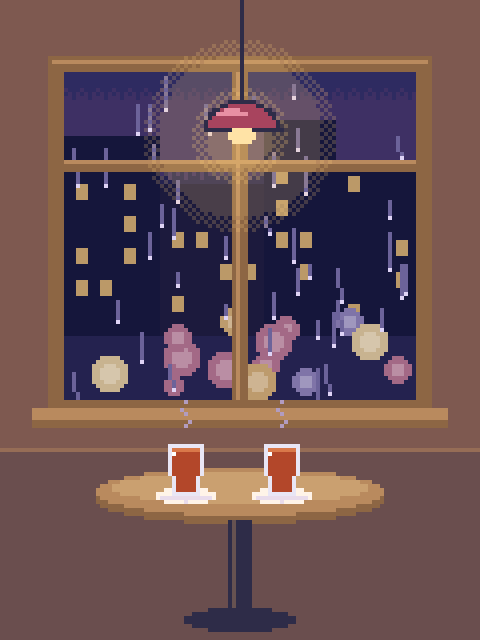
#> input picture services/api/internal/httpapi/placeholders/memories/cafe-rain.png, 480 x 640 px
$ python -i enrich.py   (imports and definitions only)
#> lines starting #> are read from the running program, lines starting #| are printed output that depends on the picture
from __future__ import annotations

import hashlib
import io
import re
import time
from collections.abc import Callable
from functools import lru_cache

import httpx
import numpy as np
from PIL import Image

from . import config, matching

DEEZER_URL = "https://api.deezer.com"
USER_AGENT = "Jobbos/0.1 (private music player)"
THUMB_SIZE = 300
MAX_IMAGE_BYTES = 10 << 20
PALETTE_SIZE = 5
FORMATS = {"JPEG": ("jpg", "image/jpeg"), "PNG": ("png", "image/png"), "WEBP": ("webp", "image/webp")}
_PLACEHOLDER_RE = re.compile(r"/images/(?:cover|artist)//")
_GOOGLE_SIZE_RE = re.compile(r"=w\d+-h\d+.*$")


@lru_cache(maxsize=1)
def _http() -> httpx.Client:
    return httpx.Client(headers={"User-Agent": USER_AGENT}, timeout=30, follow_redirects=True)


# [9 lines left out: function _deezer, not called in this run]


def deezer_track(isrc: str) -> dict | None:
    body = _deezer(f"/track/isrc:{isrc}")
    return None if body.get("error") else body


def deezer_search(artist: str, title: str) -> list[dict]:
    return _deezer("/search", {"q": f'artist:"{artist}" track:"{title}"', "limit": 10}).get("data") or []


# [9 lines left out: function fetch_image, not called in this run]


def _real(url: str | None) -> str | None:
    return url if url and not _PLACEHOLDER_RE.search(url) else None


def larger_artwork(url: str) -> str:
    return _GOOGLE_SIZE_RE.sub("=w1200-h1200", url) if "googleusercontent.com" in url else url


# [21 lines left out: function pick_deezer, not called in this run]


_M = np.array([[0.4124, 0.3576, 0.1805], [0.2126, 0.7152, 0.0722], [0.0193, 0.1192, 0.9505]])
_M_INV = np.linalg.inv(_M)
_WHITE = np.array([0.95047, 1.0, 1.08883])


def rgb_to_lab(rgb: np.ndarray) -> np.ndarray:
    lin = np.where(rgb <= 0.04045, rgb / 12.92, ((rgb + 0.055) / 1.055) ** 2.4)
    xyz = lin @ _M.T / _WHITE
    f = np.where(xyz > (6 / 29) ** 3, np.cbrt(xyz), xyz / (3 * (6 / 29) ** 2) + 4 / 29)
    return np.stack([116 * f[:, 1] - 16, 500 * (f[:, 0] - f[:, 1]), 200 * (f[:, 1] - f[:, 2])], axis=1)


def lab_to_rgb(lab: np.ndarray) -> np.ndarray:
    fy = (lab[:, 0] + 16) / 116
    f = np.stack([fy + lab[:, 1] / 500, fy, fy - lab[:, 2] / 200], axis=1)
    xyz = np.where(f > 6 / 29, f**3, 3 * (6 / 29) ** 2 * (f - 4 / 29)) * _WHITE
    lin = np.clip(xyz @ _M_INV.T, 0, 1)
    return np.clip(np.where(lin <= 0.0031308, 12.92 * lin, 1.055 * lin ** (1 / 2.4) - 0.055), 0, 1)


def kmeans(points: np.ndarray, k: int, iterations: int = 25) -> tuple[np.ndarray, np.ndarray]:
    rng = np.random.default_rng(0)
    centers = [points[rng.integers(len(points))]]
    for _ in range(1, k):
        d = np.min(((points[:, None, :] - np.array(centers)[None]) ** 2).sum(-1), axis=1)
        if d.sum() == 0:
            break
        centers.append(points[rng.choice(len(points), p=d / d.sum())])
    centers = np.array(centers)
    labels = np.zeros(len(points), dtype=int)
    for step in range(iterations):
        labels_new = ((points[:, None, :] - centers[None]) ** 2).sum(-1).argmin(1)
        if step > 0 and np.array_equal(labels_new, labels):
            break
        labels = labels_new
        for i in range(len(centers)):
            members = points[labels == i]
            if len(members):
                centers[i] = members.mean(0)
    return centers, labels


def palette(img: Image.Image, k: int = PALETTE_SIZE) -> list[dict]:
    small = img.convert("RGB").resize((64, 64), Image.Resampling.BILINEAR)
    lab = rgb_to_lab(np.asarray(small, dtype=np.float64).reshape(-1, 3) / 255)
    centers, labels = kmeans(lab, k)
    weights = np.bincount(labels, minlength=len(centers)) / len(labels)
    rgb = np.rint(lab_to_rgb(centers) * 255).astype(int)
    out = [
        {
            "hex": "#{:02x}{:02x}{:02x}".format(*rgb[i]),
            "weight": round(float(weights[i]), 3),
            "lab": [round(float(v), 1) for v in centers[i]],
        }
        for i in range(len(centers))
        if weights[i] > 0
    ]
    return sorted(out, key=lambda c: c["weight"], reverse=True)


# [55 lines left out: functions store_image, enrich, not called in this run]

>>> from PIL import Image
>>> picture = Image.open('../../api/internal/httpapi/placeholders/memories/cafe-rain.png')
#> picture is the input picture: PIL image 480x640 P; mean R, G, B 105.6, 79.7, 82.6
>>> result = palette(picture)
#> in palette, `small = img.convert("RGB").resize((64, 64), Image.Resampling.BILINEAR)`:
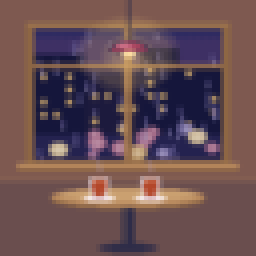
#> small: PIL image 64x64 RGB (shown 4 times larger); mean R, G, B 105.6, 79.7, 82.6
#> in kmeans, `centers = [points[rng.integers(len(points))]]`: centers = [[36.11, 11.79, 4.6]]
#> after the loop in kmeans, `for _ in range(1, k):`: centers = [[36.11, 11.79, 4.6], [9.39, 12.69, -24.15], [45.35, 12.53, 17.97], [41.47, 13.97, 11.26], [46.33, 40.09, 36.1]]
#> in kmeans, `labels = np.zeros(len(points), dtype=int)`: labels = 4096 values from 0 to 0
#> after the loop in kmeans, `for step in range(iterations):`: centers = [[36.07, 11.75, 1.33], [17.56, 13.32, -22.82], [57.52, 10.47, 23.91], [42.52, 13.21, 12.34], [49.82, 37.66, 26.16]]
#> in palette, `centers, labels = kmeans(lab, k)`: labels = 4096 values, max 4 at index 733, min 0 at index 32, mean 1.44
#> in palette, `weights = np.bincount(labels, minlength=len(centers)) / len(labels)`: weights = [0.316, 0.243, 0.132, 0.3, 0.00806]
#> in lab_to_rgb, `fy = (lab[:, 0] + 16) / 116`: fy = [0.449, 0.289, 0.634, 0.504, 0.567]
#> in lab_to_rgb, `f = np.stack([fy + lab[:, 1] / 500, fy, fy - lab[:, 2] / 200], axis=1)`: f = [[0.472, 0.449, 0.442], [0.316, 0.289, 0.403], [0.655, 0.634, 0.514], [0.531, 0.504, 0.443], [0.643, 0.567, 0.437]]
#> in lab_to_rgb, `xyz = np.where(f > 6 / 29, f**3, 3 * (6 / 29) ** 2 * (f - 4 / 29)) * _..`: xyz = [[0.1, 0.0905, 0.0942], [0.03, 0.0242, 0.0715], [0.267, 0.255, 0.148], [0.142, 0.128, 0.0945], [0.252, 0.183, 0.0906]]
#> in lab_to_rgb, `lin = np.clip(xyz @ _M_INV.T, 0, 1)`: lin = [[0.139, 0.0765, 0.0867], [0.0243, 0.0193, 0.0723], [0.399, 0.225, 0.119], [0.216, 0.107, 0.0816], [0.492, 0.102, 0.0726]]
#> in palette, `rgb = np.rint(lab_to_rgb(centers) * 255).astype(int)`: rgb = [[104, 78, 83], [43, 38, 76], [169, 131, 97], [128, 92, 81], [186, 90, 76]]
#> in palette, `out = [ { "hex": "#{:02x}{:02x}{:02x}".format(*rgb[i]), "weight": roun..`: out = 5 items
#> result = 5 items

$ run again, on services/api/internal/httpapi/placeholders/memories/lantern-street.png
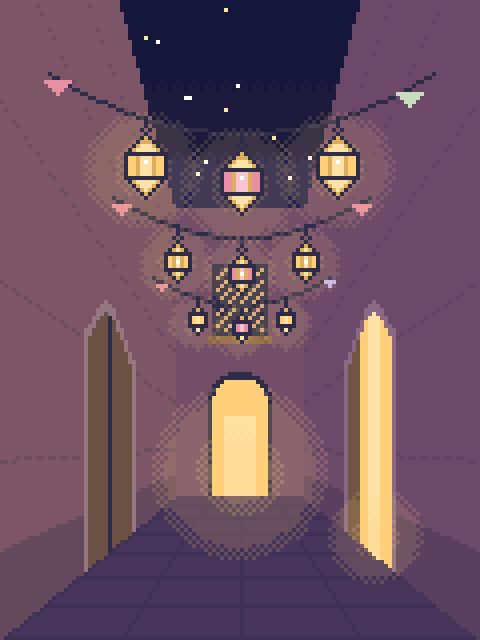
#> input picture services/api/internal/httpapi/placeholders/memories/lantern-street.png, 480 x 640 px
#> picture is the input picture: PIL image 480x640 P; mean R, G, B 108.7, 80.1, 97.3
#> in palette, `small = img.convert("RGB").resize((64, 64), Image.Resampling.BILINEAR)`:
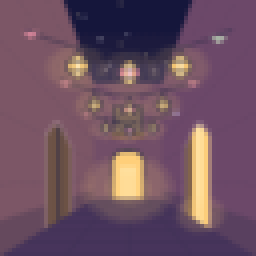
#> small: PIL image 64x64 RGB (shown 4 times larger); mean R, G, B 108.7, 80.1, 97.3
#> in kmeans, `centers = [points[rng.integers(len(points))]]`: centers = [[32.45, 14.41, -11.13]]
#> after the loop in kmeans, `for _ in range(1, k):`: centers = [[32.45, 14.41, -11.13], [41.06, 18.36, -2.88], [9.39, 12.69, -24.15], [35.68, 21.28, -13], [43.76, 14.34, 0.521]]
#> in kmeans, `labels = np.zeros(len(points), dtype=int)`: labels = 4096 values from 0 to 0
#> after the loop in kmeans, `for step in range(iterations):`: centers = [[25.29, 15.26, -18.14], [42.17, 15.6, 0.0989], [10.5, 12.39, -23.26], [35.36, 19.48, -11.74], [81.5, 5, 37.34]]
#> in palette, `centers, labels = kmeans(lab, k)`: labels = 4096 values, max 4 at index 630, min 0 at index 80, mean 1.7
#> weights = [0.145, 0.418, 0.083, 0.297, 0.0559]
#> fy = [0.356, 0.501, 0.228, 0.443, 0.841]
#> f = [[0.386, 0.356, 0.447], [0.533, 0.501, 0.501], [0.253, 0.228, 0.345], [0.482, 0.443, 0.501], [0.851, 0.841, 0.654]]
#> xyz = [[0.0548, 0.0451, 0.097], [0.144, 0.126, 0.137], [0.0154, 0.0119, 0.0446], [0.106, 0.0868, 0.137], [0.585, 0.594, 0.304]]
#> lin = [[0.0601, 0.0355, 0.0964], [0.203, 0.103, 0.127], [0.00944, 0.00926, 0.0456], [0.142, 0.0656, 0.133], [0.831, 0.56, 0.233]]
#> rgb = [[69, 53, 87], [125, 90, 100], [25, 24, 60], [105, 72, 102], [235, 197, 133]]
#> out = 5 items

$ run again, on services/api/internal/httpapi/placeholders/memories/nile-felucca.png
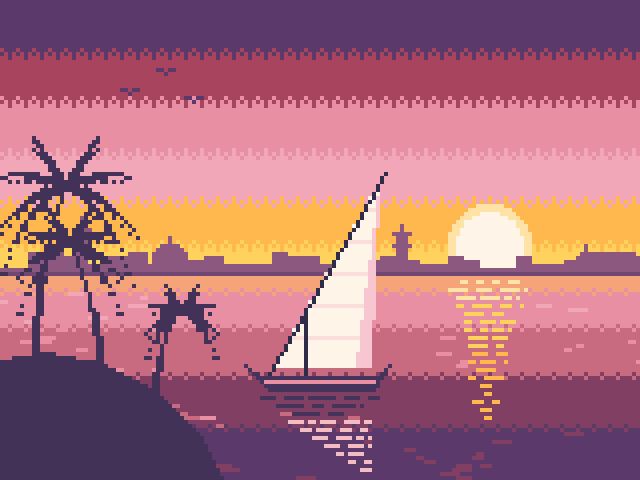
#> input picture services/api/internal/httpapi/placeholders/memories/nile-felucca.png, 640 x 480 px
#> picture is the input picture: PIL image 640x480 P; mean R, G, B 172.4, 110.2, 124.7
#> in palette, `small = img.convert("RGB").resize((64, 64), Image.Resampling.BILINEAR)`:
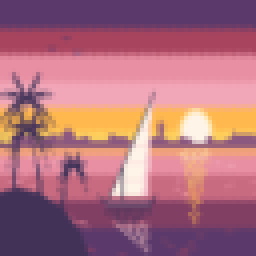
#> small: PIL image 64x64 RGB (shown 4 times larger); mean R, G, B 172.3, 110.3, 124.7
#> in kmeans, `centers = [points[rng.integers(len(points))]]`: centers = [[35.11, 28.16, -10.6]]
#> after the loop in kmeans, `for _ in range(1, k):`: centers = [[35.11, 28.16, -10.6], [76.87, 24.79, 18.97], [32.25, 27.09, -18.32], [42.03, 42.07, 3.52], [69.07, 36.16, 3.86]]
#> in kmeans, `labels = np.zeros(len(points), dtype=int)`: labels = 4096 values from 0 to 0
#> after the loop in kmeans, `for step in range(iterations):`: centers = [[41.89, 28.92, -6.5], [77.9, 14.64, 51.18], [29.04, 22.26, -21.01], [49.64, 40.66, 5.09], [72.96, 28.94, 6.68]]
#> in palette, `centers, labels = kmeans(lab, k)`: labels = 4096 values, max 4 at index 896, min 0 at index 448, mean 2.37
#> weights = [0.158, 0.103, 0.266, 0.158, 0.314]
#> fy = [0.499, 0.81, 0.388, 0.566, 0.767]
#> f = [[0.557, 0.499, 0.532], [0.839, 0.81, 0.554], [0.433, 0.388, 0.493], [0.647, 0.566, 0.54], [0.825, 0.767, 0.733]]
#> xyz = [[0.164, 0.124, 0.164], [0.561, 0.531, 0.185], [0.077, 0.0585, 0.131], [0.258, 0.181, 0.172], [0.533, 0.451, 0.43]]
#> lin = [[0.259, 0.0809, 0.157], [0.91, 0.459, 0.118], [0.0945, 0.0406, 0.131], [0.471, 0.0974, 0.159], [0.82, 0.347, 0.392]]
#> rgb = [[139, 80, 110], [245, 181, 97], [87, 57, 101], [182, 88, 111], [234, 159, 168]]
#> out = 5 items
